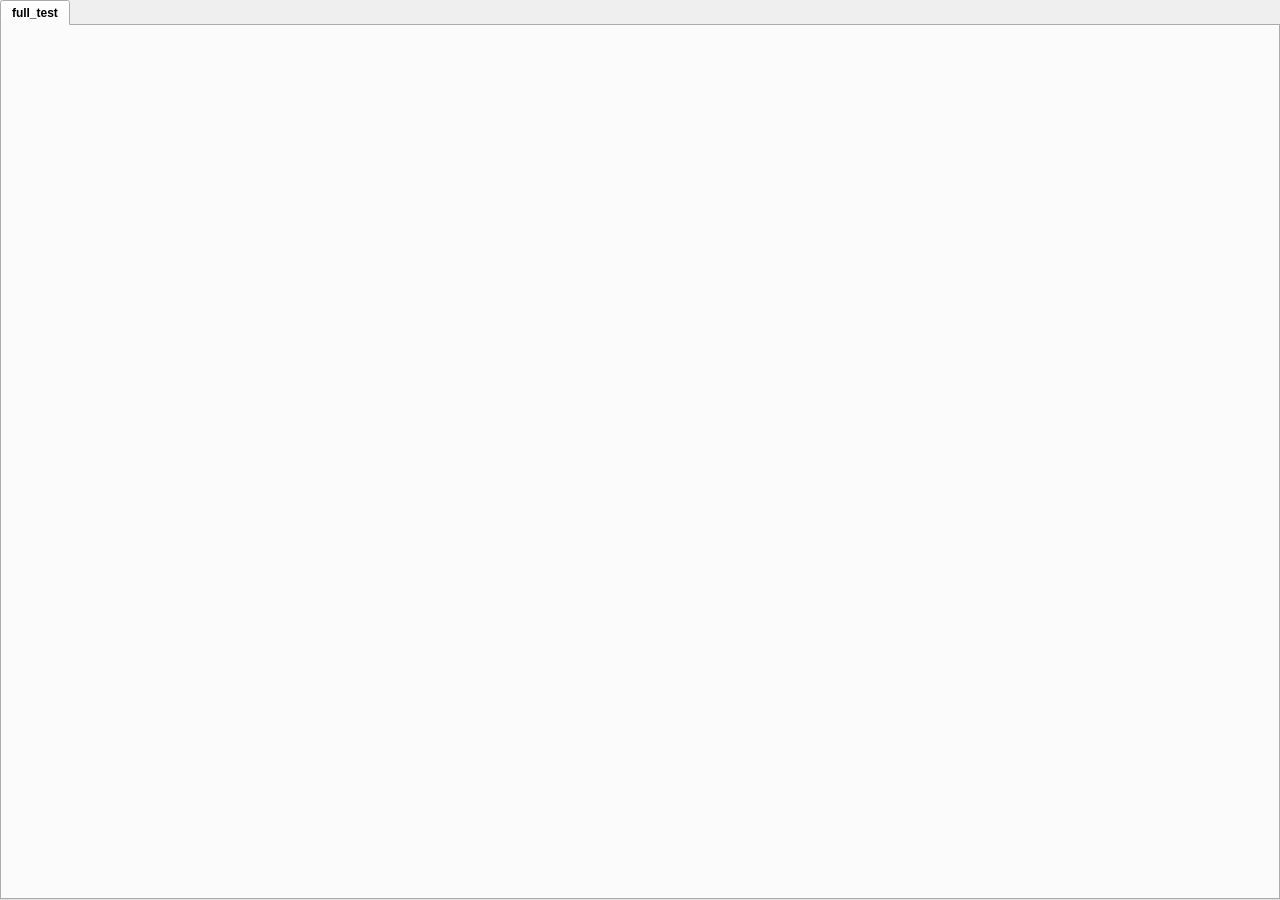
<?xml version="1.0" encoding="UTF-8"?>
<ui version="4.0">
 <class>MainWindow</class>
 <widget class="QMainWindow" name="MainWindow">
  <property name="geometry">
   <rect>
    <x>0</x>
    <y>0</y>
    <width>1280</width>
    <height>900</height>
   </rect>
  </property>
  <property name="minimumSize">
   <size>
    <width>1280</width>
    <height>900</height>
   </size>
  </property>
  <property name="maximumSize">
   <size>
    <width>1500</width>
    <height>900</height>
   </size>
  </property>
  <property name="windowTitle">
   <string>MainWindow</string>
  </property>
  <widget class="QWidget" name="centralwidget">
   <widget class="QTabWidget" name="tabWidget">
    <property name="geometry">
     <rect>
      <x>0</x>
      <y>0</y>
      <width>1280</width>
      <height>900</height>
     </rect>
    </property>
    <property name="minimumSize">
     <size>
      <width>1280</width>
      <height>900</height>
     </size>
    </property>
    <property name="maximumSize">
     <size>
      <width>1280</width>
      <height>900</height>
     </size>
    </property>
    <property name="font">
     <font>
      <family>Arial</family>
      <weight>75</weight>
      <bold>true</bold>
     </font>
    </property>
    <property name="styleSheet">
     <string notr="true">QTabBar::tab {
    min-width: 30ex;
    min-height: 6ex;
}</string>
    </property>
    <property name="tabShape">
     <enum>QTabWidget::Rounded</enum>
    </property>
    <property name="currentIndex">
     <number>0</number>
    </property>
    <property name="iconSize">
     <size>
      <width>20</width>
      <height>20</height>
     </size>
    </property>
    <property name="elideMode">
     <enum>Qt::ElideNone</enum>
    </property>
    <widget class="QWidget" name="full_test_tab">
     <attribute name="title">
      <string>full_test</string>
     </attribute>
     <widget class="QWidget" name="gridLayoutWidget">
      <property name="geometry">
       <rect>
        <x>0</x>
        <y>0</y>
        <width>1271</width>
        <height>871</height>
       </rect>
      </property>
      <layout class="QGridLayout" name="full_test_Layout"/>
     </widget>
    </widget>
   </widget>
  </widget>
 </widget>
 <resources/>
 <connections/>
</ui>
